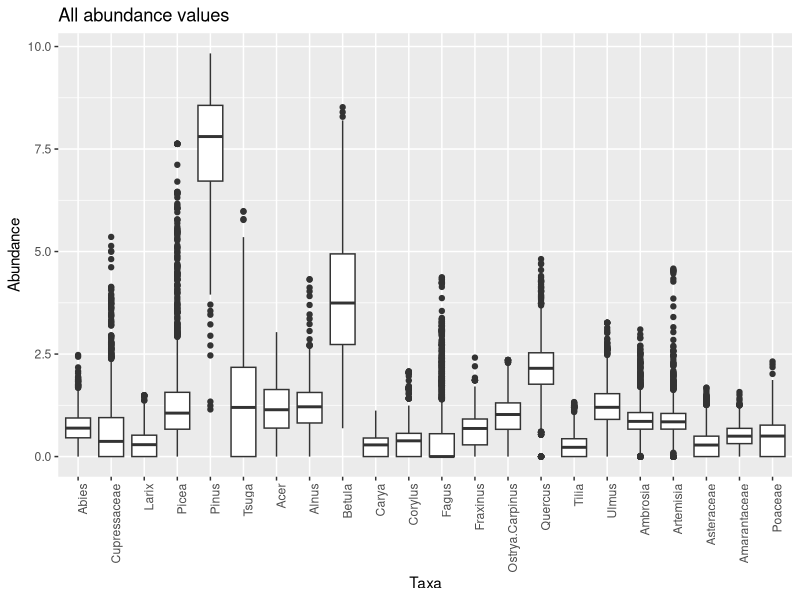
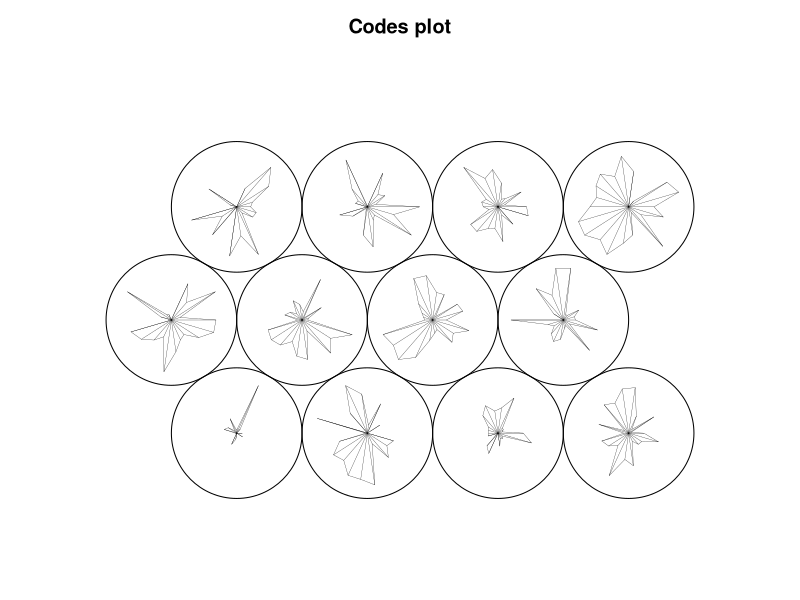
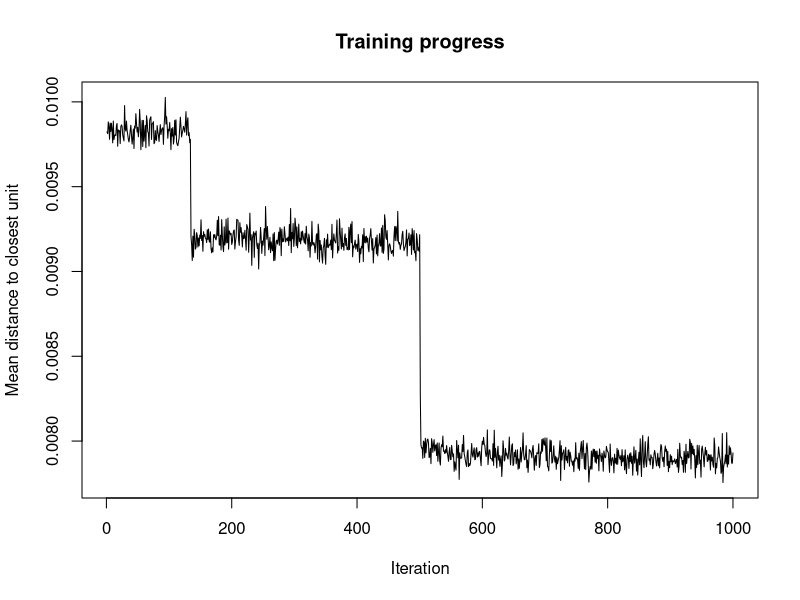
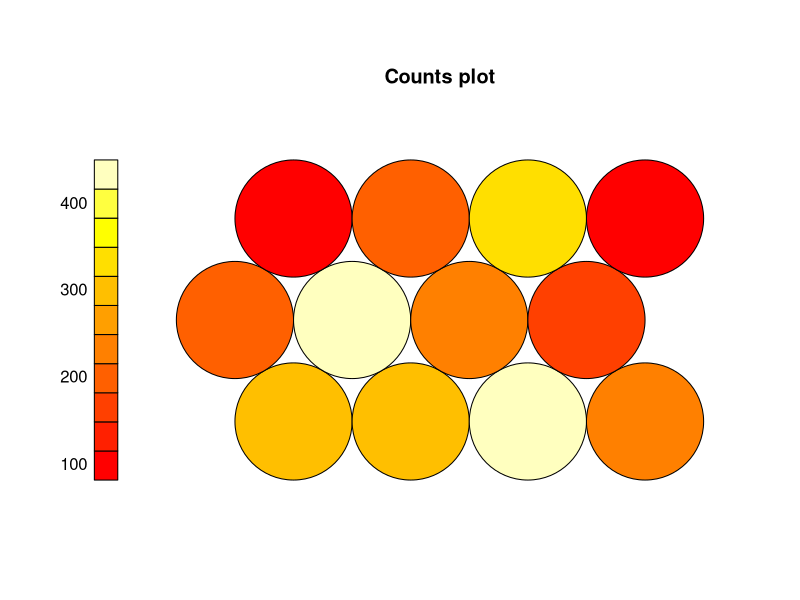
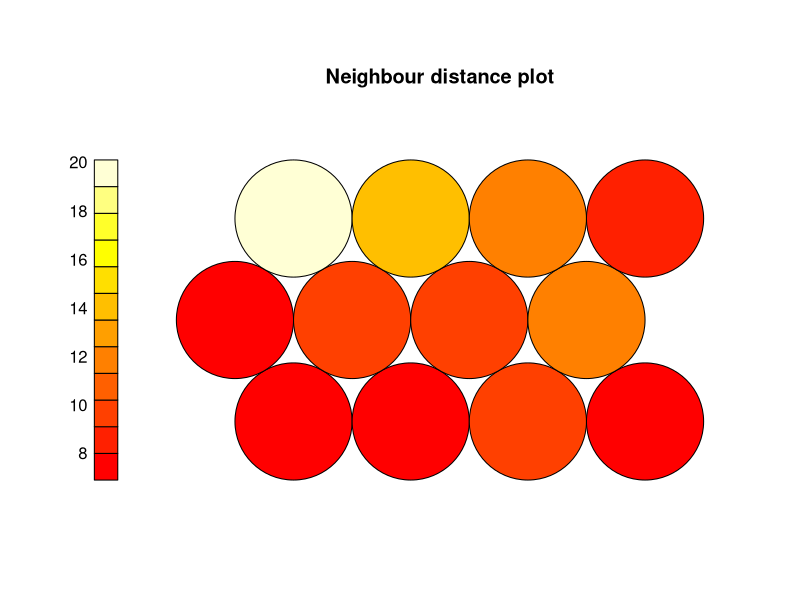
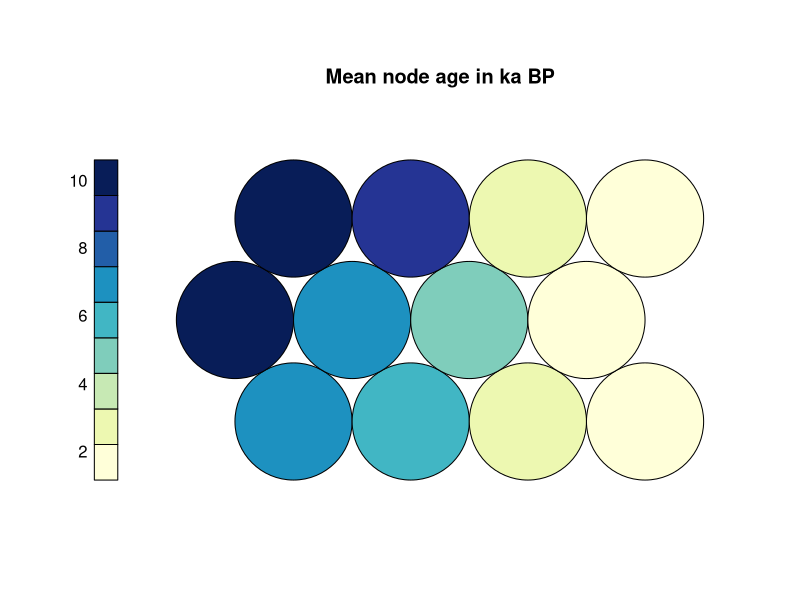
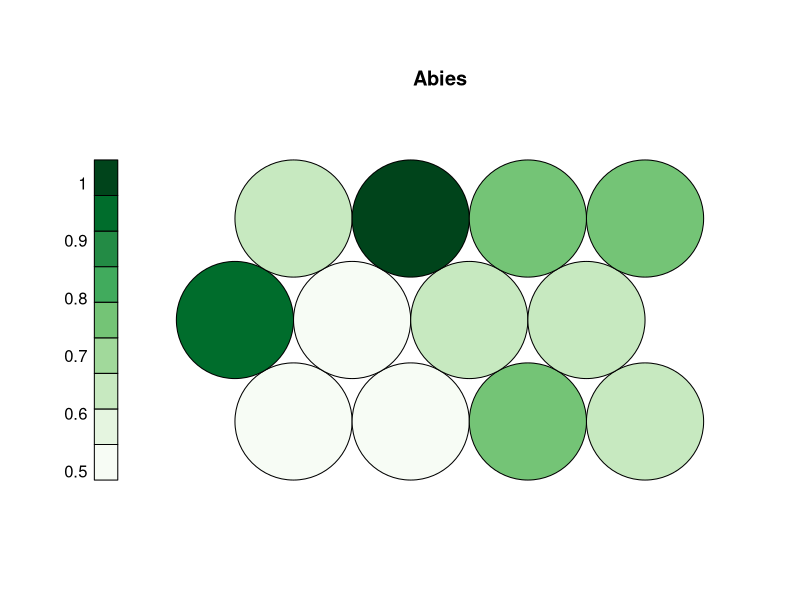
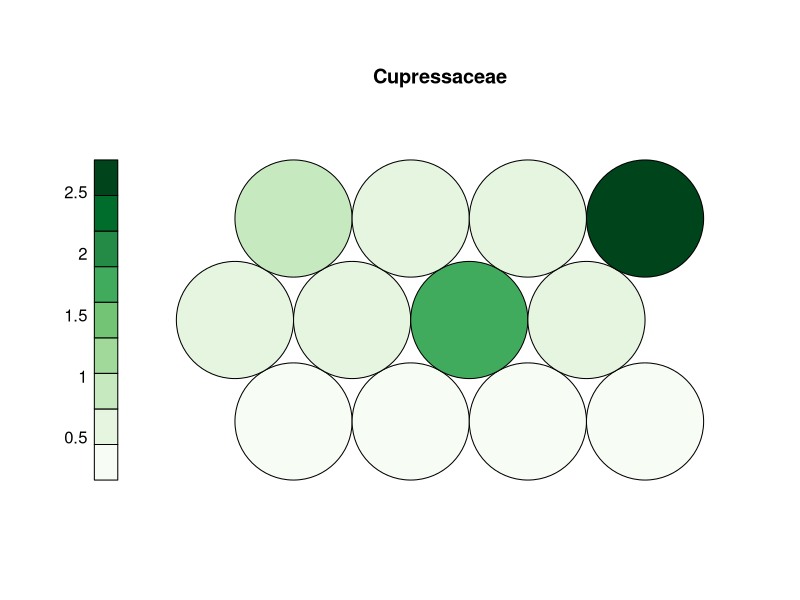

These charts were generated, in order, by the following R code:
## ---- chunk 1
set.seed(3980)

require(spdep)
require(kohonen)
require(RColorBrewer)
require(ggplot2)
require(reshape2)
## ---- chunk 2
gl <- read.csv("./Data/GreatLakesAll_500.csv")
sitesf <- as.factor(substr(gl$Sample,0,4))
ages <- gl$YrBP
## ---- chunk 3
poll <- gl[,3:24]
pollSum <- apply(poll,1,sum)
poll <- poll/pollSum*100
poll.s<- sqrt(poll)
## ---- chunk 4
plot.df = melt(poll.s, variable.name = "Taxa", value.name = "Abundance")
x = ggplot(plot.df, aes(x=Taxa, y=Abundance)) + geom_boxplot() 
x = x + ggtitle("All abundance values") + theme(axis.text.x = element_text(angle = 90, hjust = 1))
print(x)
## ---- chunk 5
gridX<-4
gridY<-3
grid.som <-somgrid(gridX, gridY, "hexagonal")
## ---- chunk 6
poll.som <- som(as.matrix(poll.s), grid = grid.som, rlen=1000)
plot(poll.som, codeRendering="stars")
## ---- chunk 7
plot(poll.som, type="changes")
## ---- chunk 8
plot(poll.som, type="counts")
## ---- chunk 9
plot(poll.som, type="dist.neighbours")
## ---- chunk 10
myRCBage = function(n, pal="YlGnBu") {
  brewer.pal(n, pal)
}
nnodes = gridX*gridY
nodeAge = rep(NA, nnodes)
for (i in 1:nnodes) {
  nodeID = which(poll.som$unit.classif == i)
  if (length(nodeID) >0) {
    nodeAge[i] = mean(ages[nodeID])
  }
}

plot(poll.som, type="property", property=nodeAge/1000, main="Mean node age in ka BP",
     palette.name=myRCBage, ncolors=9)
#add.cluster.boundaries(poll.som, poll.som.kmean$cluster)
## ---- chunk 11
myRCBpol = function(n, pal="Greens") {
  brewer.pal(n, pal)
}
taxNames = names(poll)
for (i in 1:length(taxNames)) {
  plot(poll.som, type="property", property=poll.som$codes[[1]][,taxNames[i]], main=taxNames[i], 
       palette.name=myRCBpol, ncolors=9)
  # add.cluster.boundaries(poll.som, som.clus)
}
## ---- chunk 12
allsites = unique(sitesf)
for (i in 1:length(allsites)) {
  siteID= which(sitesf==allsites[i])
  plot(poll.som, type="dist.neighbours", keepMargins=TRUE, main=allsites[i])
  # add.cluster.boundaries(poll.som, som.clus)
  site.crd <- poll.som$grid$pts[poll.som$unit.classif,][siteID,]
  lines(site.crd, lwd=2)
  points(jitter(site.crd))
}
